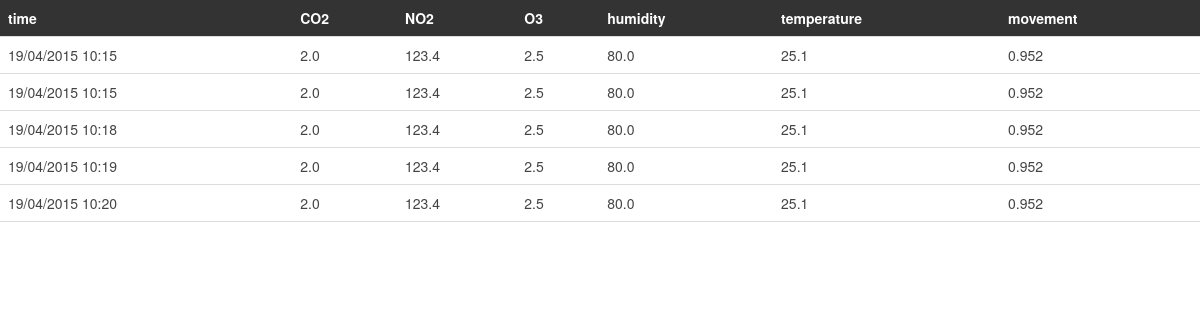
Page /measurements/test 2 (signed in) on the committed database.
### vaja/models.py (models this page shows, shortened)
class VesnaReading(models.Model):
    measurements = models.ForeignKey(Measurements)
    time = models.DateTimeField()
    CO = models.FloatField()
    NO2 = models.FloatField()
    O3 = models.FloatField()
    humidity = models.FloatField()
    movement = models.FloatField()
    temp = models.FloatField()

### vaja/views.py (the view)
# urls.py: url(r'^measurements/', include('vaja.urls')),
@login_required
def measurements(request, name):
    readings = request.user.measurements_set.get(name=name).vesnareading_set.all()
    for reading in readings:
        try:
            reading.time = timezone.localtime(reading.time).strftime('%d/%m/%Y %H:%M')
        except:
            reading.delete()
            print 'deleting false reading'
    context = {'readings': readings}
    return render(request, 'readings.html', context)

### vaja/templates/readings.html (shortened to what this page needs)
{% extends "base.html" %}
{% block head %}
    <link href="/static/css/uikit.gradient.css" rel='stylesheet' type='text/css' />
{% endblock %}
{% block content %}
    <table class="uk-table">
        <tr>
            <th>time</th>
            <th>CO2</th>
            <th>NO2</th>
            <th>O3</th>
            <th>humidity</th>
            <th>temperature</th>
            <th>movement</th>
        </tr>
        {% for reading in readings %}
        <tr class="selectable-tr">
            <td>{{ reading.time }}</td>
            <td>{{ reading.CO }}</td>
            <td>{{ reading.NO2 }}</td>
            <td>{{ reading.O3 }}</td>
            <td>{{ reading.humidity }}</td>
            <td>{{ reading.temp }}</td>
            <td>{{ reading.movement }}</td>
        </tr>
        {% endfor %}
    </table>
{% endblock %}

### templates/base.html (shortened to what this page needs)
<!DOCTYPE html>
<html>
<head lang="en">
    {% block head %} {% endblock %}
</head>
<body>
{% block content %} {% endblock %}
</body>
</html>

### rows in the picture
VesnaReading: time "19/04/2015 10:15", CO "2.0", NO2 "123.4", O3 "2.5", humidity "80.0", temp "25.1", movement "0.952"
VesnaReading: time "19/04/2015 10:15", CO "2.0", NO2 "123.4", O3 "2.5", humidity "80.0", temp "25.1", movement "0.952"
VesnaReading: time "19/04/2015 10:18", CO "2.0", NO2 "123.4", O3 "2.5", humidity "80.0", temp "25.1", movement "0.952"
VesnaReading: time "19/04/2015 10:19", CO "2.0", NO2 "123.4", O3 "2.5", humidity "80.0", temp "25.1", movement "0.952"
VesnaReading: time "19/04/2015 10:20", CO "2.0", NO2 "123.4", O3 "2.5", humidity "80.0", temp "25.1", movement "0.952"
